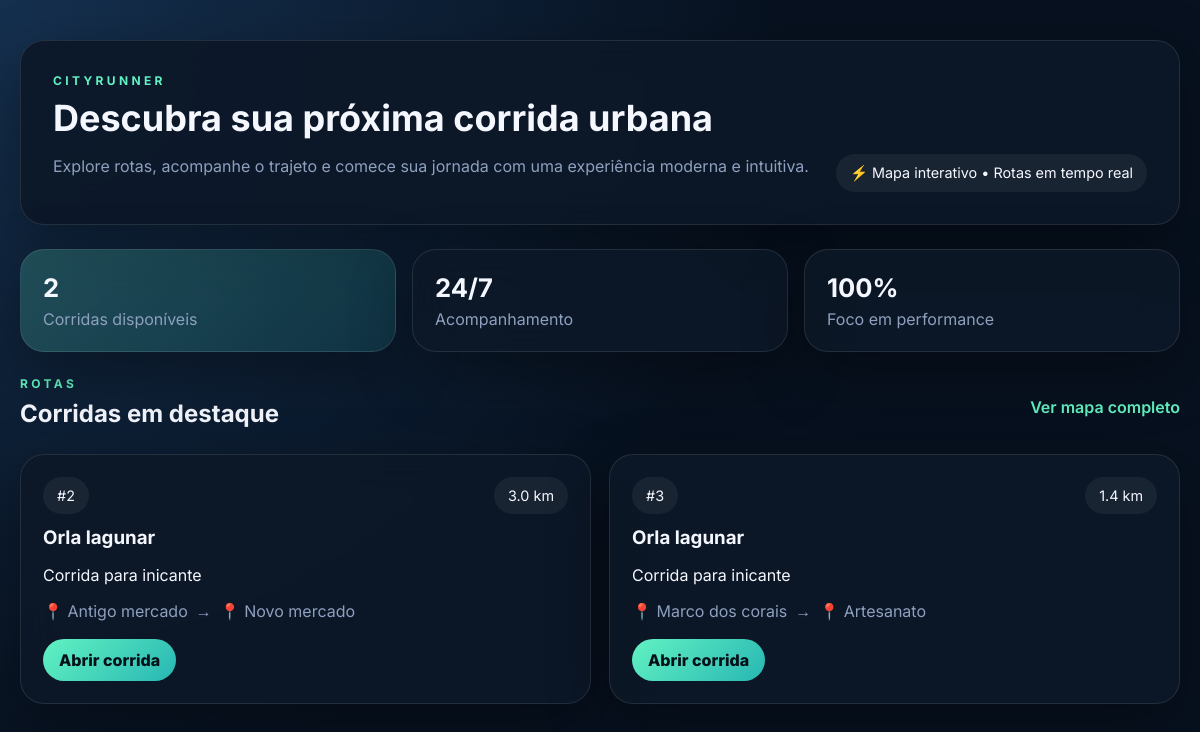
Page /corridas/ on the earlier database version.
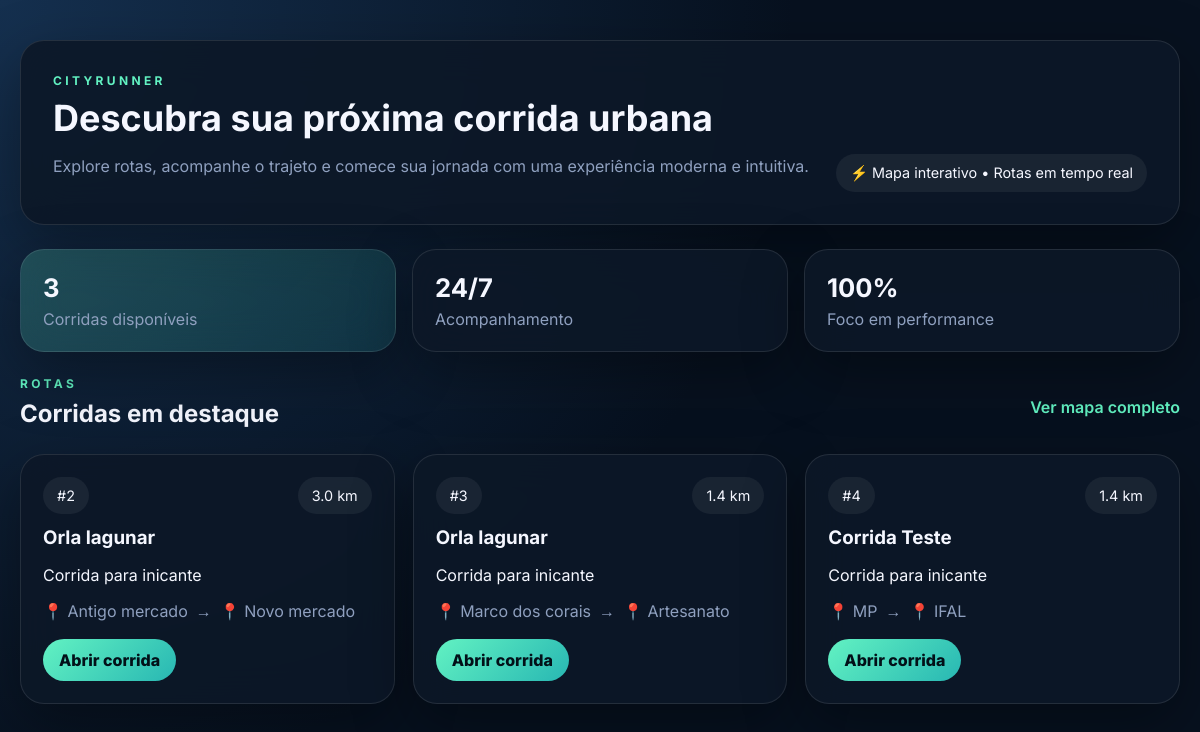
Same page on the later database version.
### corridas/models.py (models this page shows, shortened)
class Corrida(models.Model):
    nome = models.CharField(max_length=100)
    local_inicio = models.CharField(max_length=100)
    local_fim = models.CharField(max_length=100)
    distancia = models.FloatField()
    descricao = models.TextField()
    origem_latitude = models.FloatField(null=True, blank=True)
    origem_longitude = models.FloatField(null=True, blank=True)
    destino_latitude = models.FloatField(null=True, blank=True)
    destino_longitude = models.FloatField(null=True, blank=True)

### corridas/views.py (the view)
# urls.py: path('', views.corrida_list, name='corrida_list'),
def corrida_list(request):
    corridas = Corrida.objects.all().order_by("id")
    return render(request, "corrida_list.html", {"corridas": corridas})

### corridas/templates/corrida_list.html (shortened to what this page needs)
{% load static %}
<!DOCTYPE html>
<html lang="pt-BR">
<head>
    <link rel="stylesheet" href="{% static 'style.css' %}">
</head>
<body>
    <div class="page-shell">
        <header class="hero-card">
            <div>
                <p class="eyebrow">CityRunner</p>
                <h1>Descubra sua próxima corrida urbana</h1>
                <p class="hero-text">Explore rotas, acompanhe o trajeto e comece sua jornada com uma experiência moderna e intuitiva.</p>
            </div>
            <div class="hero-pill">⚡ Mapa interativo • Rotas em tempo real</div>
        </header>
        <section class="stats-grid">
            <article class="stat-card accent">
                <span class="stat-number">{{ corridas.count }}</span>
                <span class="stat-label">Corridas disponíveis</span>
            </article>
            <article class="stat-card">
                <span class="stat-number">24/7</span>
                <span class="stat-label">Acompanhamento</span>
            </article>
            <article class="stat-card">
                <span class="stat-number">100%</span>
                <span class="stat-label">Foco em performance</span>
            </article>
        </section>
        <section class="list-section">
            <div class="section-title-row">
                <div>
                    <p class="eyebrow">Rotas</p>
                    <h2>Corridas em destaque</h2>
                </div>
                <a href="#" class="ghost-link">Ver mapa completo</a>
            </div>
            <div class="card-grid">
                {% for corrida in corridas %}
                <article class="race-card">
                    <div class="card-top">
                        <span class="card-badge">#{{ corrida.id }}</span>
                        <span class="card-meta">{{ corrida.distancia }} km</span>
                    </div>
                    <h3>{{ corrida.nome }}</h3>
                    <p>{{ corrida.descricao|truncatechars:120 }}</p>
                    <div class="route-row">
                        <span>📍 {{ corrida.local_inicio }}</span>
                        <span>→</span>
                        <span>📍 {{ corrida.local_fim }}</span>
                    </div>
                    <a class="primary-btn" href="{% url 'corrida_detail' corrida.id %}">Abrir corrida</a>
                </article>
                {% empty %}
                <article class="empty-card">
                    <h3>Nenhuma corrida cadastrada ainda</h3>
                    <p>Adicione uma corrida pela API para visualizá-la aqui.</p>
                </article>
                {% endfor %}
            </div>
        </section>
    </div>
</body>
</html>

Differences in the rows shown:
added Corrida: id "4", distancia "1.4", nome "Corrida Teste", descricao "Corrida para inicante", local_inicio "MP", local_fim "IFAL"
Other differences:
{{ corridas.count }}: "2" → "3"
